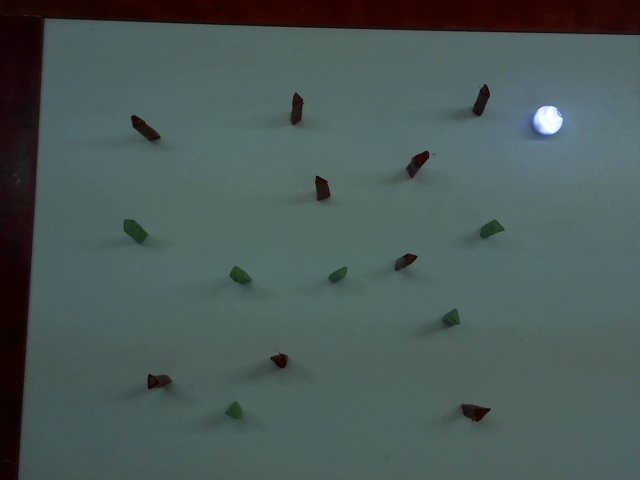
#> input picture 1.jpg, 640 x 480 px
$ python Get_coordinates.py
#> lines starting #> are read from the running program, lines starting #| are printed output that depends on the picture; after the words box and inside, x2 and y2 are one past the last pixel; in counts of white or black regions, pixels touching at a corner belong together
import numpy as np
import cv2

def get_coordinates(img):

    # Lists of coordinates
    X = []
    Y = []
    # Invert image
    img = cv2.bitwise_not(img)

    # Setup SimpleBlobDetector parameters
    params = cv2.SimpleBlobDetector_Params()
    params.filterByInertia = False
    params.filterByConvexity = False
    params.filterByColor = False
    params.filterByCircularity = False

    # Filter by Area
    params.filterByArea = True
    params.minArea = 100# Podesiti ovaj parametar u skladu sa slikama

    detector = cv2.SimpleBlobDetector_create(params)

    keypoints = detector.detect(img)
    # Get coordinates
    for keyPoint in keypoints:
        x = int(keyPoint.pt[0])
        X.append(x)
        y = int(keyPoint.pt[1])
        Y.append(y)

        # Size
        # s = keyPoint.size
    Coordinates = list(zip(X, Y))

    return Coordinates

# Color segmentation

Colorimg = cv2.imread('1.jpg', 1)
#> Colorimg is the input picture: shape (480, 640, 3); mean B, G, R 88.5, 90.3, 74.7
HSVimg = cv2.cvtColor(Colorimg, cv2.COLOR_BGR2HSV)
#> HSVimg: shape (480, 640, 3); mean H, S, V 83.2, 69.6, 93.5
low_green = np.array([40, 65, 25])
high_green = np.array([80, 220, 160])
green_mask = cv2.inRange(HSVimg, low_green, high_green)
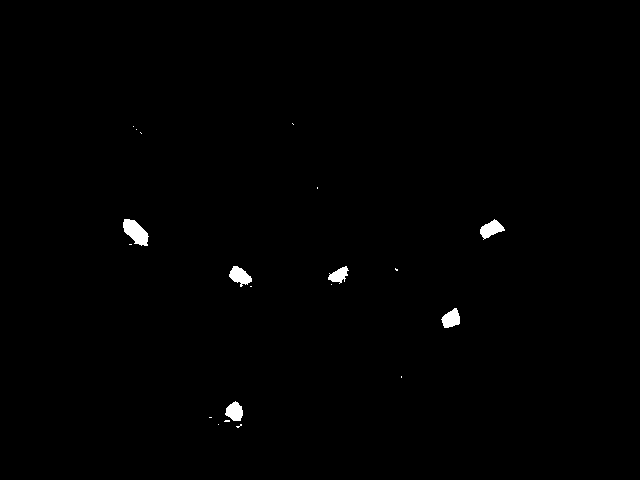
#> green_mask: shape (480, 640); 0.57% white; 20 white regions (14 under 20 px), largest, box (x1, y1, x2, y2) and area: (123, 219, 149, 246) 427, (229, 266, 252, 287) 281, (480, 219, 505, 240) 279, (441, 308, 460, 328) 257, (225, 401, 243, 421) 251, (328, 266, 349, 284) 209

# Load an color image in grayscale (SPHERO POSITION)
# img = cv2.imread("1.jpg", 0)
# ret, thresh = cv2.threshold(img, 127, 200, cv2.THRESH_BINARY)

cv2.imshow("Sphero", green_mask)
#cv2.imshow("Sero", green_mask)
Koordinate = get_coordinates(green_mask)
#> in get_coordinates, `keypoints = detector.detect(img)`: keypoints = 6 keypoints; (x, y, size): (135, 232, 26), (240, 276, 21.1), (491, 229, 21), (451, 318, 19.3), (234, 411, 18.7), (339, 275, 17.2)
#> the loop in get_coordinates, `for keyPoint in keypoints:` made 6 passes
#> (keyPoint, x, y) on passes 1 to 6: (keypoint at (234.3, 411.3), size 18.7, 234, 411), (keypoint at (450.8, 318.5), size 19.3, 450, 318), (keypoint at (338.7, 274.7), size 17.2, 338, 274), (keypoint at (239.6, 275.7), size 21.1, 239, 275), (keypoint at (490.9, 228.7), size 21, 490, 228), (keypoint at (135.3, 231.8), size 26, 135, 231)
#> after the loop in get_coordinates, `for keyPoint in keypoints:`: X = [234, 450, 338, 239, 490, 135]; Y = [411, 318, 274, 275, 228, 231]
#> in get_coordinates, `Coordinates = list(zip(X, Y))`: Coordinates = [(234, 411), (450, 318), (338, 274), (239, 275), (490, 228), (135, 231)]
#> Koordinate has the same summary as Coordinates in get_coordinates
print(Koordinate)
#| [(234, 411), (450, 318), (338, 274), (239, 275), (490, 228), (135, 231)]
cv2.waitKey(0)
cv2.destroyAllWindows()

$ run again, with 3.jpg copied over 1.jpg
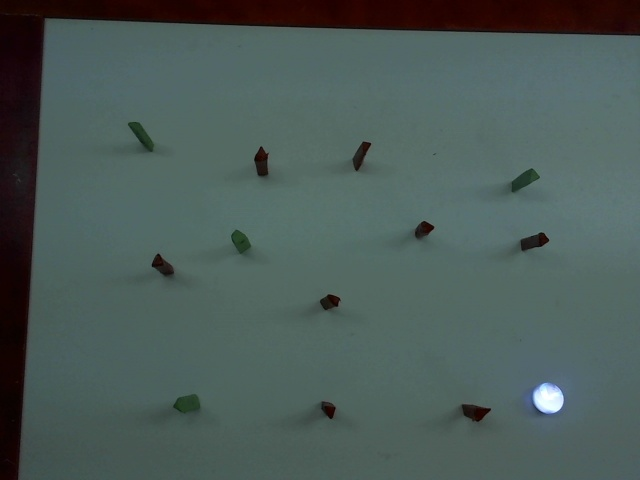
#> input picture 3.jpg, 640 x 480 px
#> Colorimg is the input picture: shape (480, 640, 3); mean B, G, R 88.4, 91.6, 75.6
#> HSVimg: shape (480, 640, 3); mean H, S, V 80.9, 69.2, 94.4
#> `green_mask = cv2.inRange(HSVimg, low_green, high_green)`:
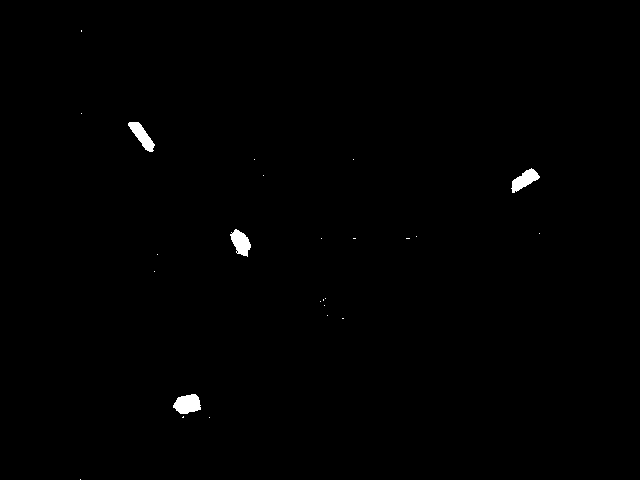
#> green_mask: shape (480, 640); 0.49% white; 25 white regions (21 under 20 px), largest, box (x1, y1, x2, y2) and area: (173, 394, 201, 414) 414, (128, 122, 155, 152) 357, (511, 168, 540, 193) 352, (230, 229, 251, 257) 351
#> keypoints = 4 keypoints; (x, y, size): (142, 135, 25.9), (524, 180, 24.8), (187, 404, 24.7), (240, 242, 22.8)
#> the loop in get_coordinates, `for keyPoint in keypoints:` made 4 passes
#> (keyPoint, x, y) on passes 1 to 4: (keypoint at (187.1, 403.7), size 24.7, 187, 403), (keypoint at (240.4, 242.2), size 22.8, 240, 242), (keypoint at (524.2, 179.7), size 24.8, 524, 179), (keypoint at (141.6, 135.5), size 25.9, 141, 135)
#> after the loop in get_coordinates, `for keyPoint in keypoints:`: X = [187, 240, 524, 141]; Y = [403, 242, 179, 135]
#> Coordinates = [(187, 403), (240, 242), (524, 179), (141, 135)]
#| [(187, 403), (240, 242), (524, 179), (141, 135)]

$ run again, with 4.jpg copied over 1.jpg
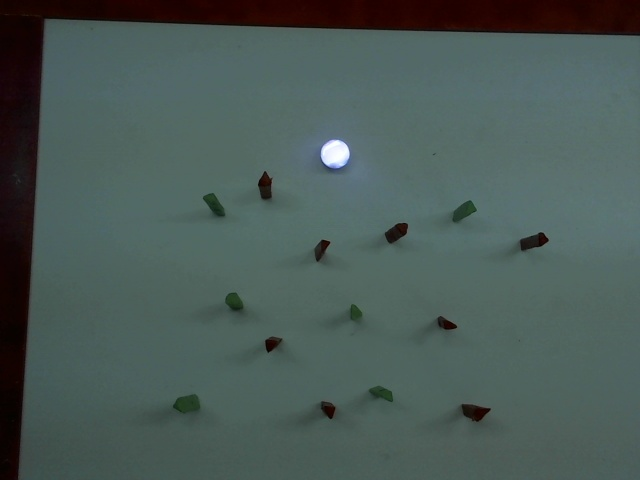
#> input picture 4.jpg, 640 x 480 px
#> Colorimg is the input picture: shape (480, 640, 3); mean B, G, R 86.5, 90.2, 74.2
#> HSVimg: shape (480, 640, 3); mean H, S, V 78.6, 70.3, 92.8
#> `green_mask = cv2.inRange(HSVimg, low_green, high_green)`:
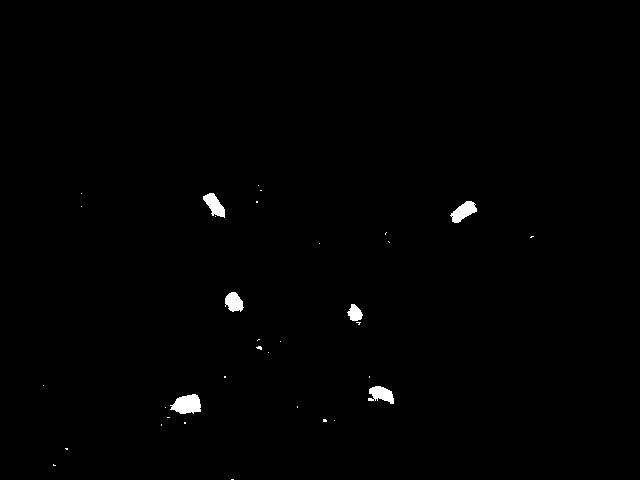
#> green_mask: shape (480, 640); 0.62% white; 34 white regions (28 under 20 px), largest, box (x1, y1, x2, y2) and area: (170, 394, 201, 414) 447, (450, 201, 477, 223) 329, (203, 193, 225, 218) 303, (368, 386, 394, 404) 300, (225, 292, 244, 312) 270, (347, 304, 363, 321) 178
#> keypoints = 6 keypoints; (x, y, size): (187, 404, 25.8), (463, 211, 24.1), (214, 205, 22.8), (381, 394, 20.6), (234, 302, 19.6), (355, 313, 16.2)
#> the loop in get_coordinates, `for keyPoint in keypoints:` made 6 passes
#> (keyPoint, x, y) on passes 1 to 6: (keypoint at (186.7, 404.1), size 25.8, 186, 404), (keypoint at (381.5, 393.8), size 20.6, 381, 393), (keypoint at (354.5, 312.9), size 16.2, 354, 312), (keypoint at (233.7, 301.9), size 19.6, 233, 301), (keypoint at (463.1, 211.3), size 24.1, 463, 211), (keypoint at (214.1, 204.7), size 22.8, 214, 204)
#> after the loop in get_coordinates, `for keyPoint in keypoints:`: X = [186, 381, 354, 233, 463, 214]; Y = [404, 393, 312, 301, 211, 204]
#> Coordinates = [(186, 404), (381, 393), (354, 312), (233, 301), (463, 211), (214, 204)]
#> Koordinate has the same summary as Coordinates in get_coordinates
#| [(186, 404), (381, 393), (354, 312), (233, 301), (463, 211), (214, 204)]
